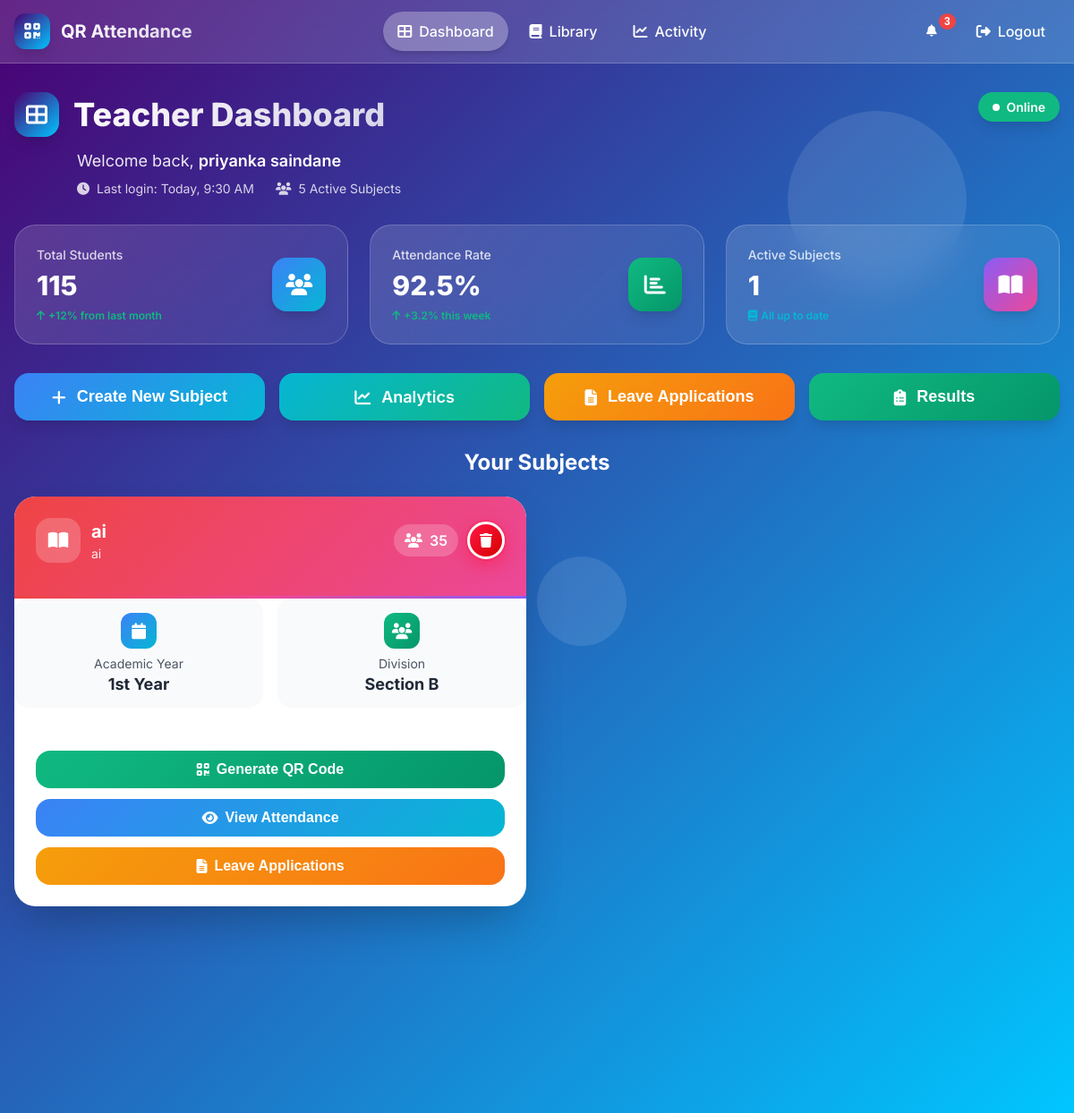
The page /teacher_dashboard (signed in) on the database its author committed.
### tables this page shows
CREATE TABLE teachers (
            id INTEGER PRIMARY KEY AUTOINCREMENT,
            teacher_id TEXT UNIQUE NOT NULL,
            name TEXT NOT NULL,
            subject TEXT,
            user_id INTEGER,
            FOREIGN KEY (user_id) REFERENCES users (id)
        );

CREATE TABLE subjects (
            id INTEGER PRIMARY KEY AUTOINCREMENT,
            name TEXT NOT NULL,
            code TEXT,
            academic_year TEXT NOT NULL,
            division TEXT NOT NULL,
            credits INTEGER DEFAULT 3,
            description TEXT,
            semester TEXT,
            department TEXT,
            teacher_id INTEGER NOT NULL,
            created_at TIMESTAMP DEFAULT CURRENT_TIMESTAMP,
            FOREIGN KEY (teacher_id) REFERENCES users (id)
        );

### app.py (the view)
@app.route('/teacher_dashboard')
@login_required
def teacher_dashboard():
    if session.get('role') != 'teacher':
        flash('Access denied. Teacher login required.')
        return redirect(url_for('login'))
    conn = get_db_connection()
    teacher = conn.execute('SELECT name FROM teachers WHERE user_id = ?', (session['user_id'],)).fetchone()
    subjects = conn.execute('''
        SELECT * FROM subjects WHERE teacher_id = ? ORDER BY created_at DESC
    ''', (session['user_id'],)).fetchall()
    conn.close()
    if not teacher:
        flash('Teacher profile not found.')
        return redirect(url_for('login'))
    return render_template('teacher_dashboard.html', teacher_name=teacher['name'], subjects=subjects)

### app.py (called while the page is built)
def get_db_connection():
    conn = sqlite3.connect('attendance.db')
    conn.row_factory = sqlite3.Row
    return conn

def login_required(f):
    from functools import wraps
    @wraps(f)
    def decorated_function(*args, **kwargs):
        if 'user_id' not in session:
            return redirect(url_for('login'))
        return f(*args, **kwargs)
    return decorated_function

### templates/teacher_dashboard.html (shortened to what this page needs)
<!DOCTYPE html>
<html lang="en">
<head>
    <link href="https://cdnjs.cloudflare.com/ajax/libs/font-awesome/6.4.0/css/all.min.css" rel="stylesheet">
</head>
<body>
    <div class="background">
        <div class="bg-gradient"></div>
        <div class="floating-shapes">
            <div class="shape shape-1"></div>
            <div class="shape shape-3"></div>
        </div>
    </div>
    <header class="header">
        <div class="container">
            <div class="header-content">
                <div class="logo">
                    <div class="logo-icon">
                        <i class="fas fa-qrcode"></i>
                    </div>
                    <span class="logo-text">QR Attendance</span>
                </div>
                <nav class="nav">
                    <a href="/teacher_dashboard" class="nav-link active">
                        <i class="fas fa-th-large"></i>
                        <span>Dashboard</span>
                    </a>
                    <a href="/library" class="nav-link">
                        <i class="fas fa-book"></i>
                        <span>Library</span>
                    </a>
                    <a href="/activity" class="nav-link">
                        <i class="fas fa-chart-line"></i>
                        <span>Activity</span>
                    </a>
                </nav>
                <div class="header-actions">
                    <button class="notification-btn">
                        <i class="fas fa-bell"></i>
                        <span class="notification-badge">3</span>
                    </button>
                    <a href="/logout" class="logout-btn">
                        <i class="fas fa-sign-out-alt"></i>
                        <span>Logout</span>
                    </a>
                </div>
            </div>
        </div>
    </header>
    <main class="main">
        <div class="container">
            <div class="dashboard-header">
                <div class="header-left">
                    <div class="dashboard-title">
                        <div class="title-icon">
                            <i class="fas fa-th-large"></i>
                        </div>
                        <h1>Teacher Dashboard</h1>
                    </div>
                    <div class="welcome-section">
                        <p class="welcome-text">
                            Welcome back, <span class="teacher-name">{{ teacher_name or 'Sanket Patil' }}</span>
                        </p>
                        <div class="teacher-stats">
                            <div class="stat-item">
                                <i class="fas fa-clock"></i>
                                <span>Last login: Today, 9:30 AM</span>
                            </div>
                            <div class="stat-item">
                                <i class="fas fa-users"></i>
                                <span>5 Active Subjects</span>
                            </div>
                        </div>
                    </div>
                </div>
                <div class="header-right">
                    <div class="status-indicator">
                        <div class="status-dot"></div>
                        <span>Online</span>
                    </div>
                </div>
            </div>
            <div class="stats-grid">
                <div class="stat-card fade-in">
                    <div class="stat-content">
                        <div class="stat-info">
                            <h3>Total Students</h3>
                            <div class="stat-value">115</div>
                            <div class="stat-trend positive">
                                <i class="fas fa-arrow-up"></i>
                                <span>+12% from last month</span>
                            </div>
                        </div>
                        <div class="stat-icon students">
                            <i class="fas fa-users"></i>
                        </div>
                    </div>
                </div>
                <div class="stat-card fade-in">
                    <div class="stat-content">
                        <div class="stat-info">
                            <h3>Attendance Rate</h3>
                            <div class="stat-value">92.5%</div>
                            <div class="stat-trend positive">
                                <i class="fas fa-arrow-up"></i>
                                <span>+3.2% this week</span>
                            </div>
                        </div>
                        <div class="stat-icon attendance">
                            <i class="fas fa-chart-bar"></i>
                        </div>
                    </div>
                </div>
                <div class="stat-card fade-in">
                    <div class="stat-content">
                        <div class="stat-info">
                            <h3>Active Subjects</h3>
                            <div class="stat-value" id="activeSubjectsCount">{{ subjects|length }}</div>
                            <div class="stat-trend neutral">
                                <i class="fas fa-book"></i>
                                <span>All up to date</span>
                            </div>
                        </div>
                        <div class="stat-icon subjects">
                            <i class="fas fa-book-open"></i>
                        </div>
                    </div>
                </div>
            </div>
            <div class="action-buttons">
                <button class="action-btn create-subject" onclick="openCreateSubjectModal()">
                    <i class="fas fa-plus"></i>
                    <span>Create New Subject</span>
                </button>
                <a href="/analytics" class="action-btn analytics">
                    <i class="fas fa-chart-line"></i>
                    <span>Analytics</span>
                </a>
                <button class="action-btn leave-applications" onclick="openLeaveApplicationsModal()">
                    <i class="fas fa-file-alt"></i>
                    <span>Leave Applications</span>
                </button>
                <button class="action-btn results" onclick="openResultsModal()">
                    <i class="fas fa-clipboard-list"></i>
                    <span>Results</span>
                </button>
            </div>
            <div class="subjects-section">
                <h2 class="section-title">Your Subjects</h2>
                <div class="subjects-grid">
                    {% if subjects %}
                        {% for subject in subjects %}
                        <div class="subject-card fade-in">
                            <div class="subject-header">
                                <div class="subject-info">
                                    <div class="subject-title">
                                        <div class="subject-icon">
                                            <i class="fas fa-book-open"></i>
                                        </div>
                                        <div class="subject-details">
                                            <h3>{{ subject.name }}</h3>
                                            <p>{{ subject.description or 'No description' }}</p>
                                        </div>
                                    </div>
                                    <div style="display: flex; align-items: center; gap: 10px;">
                                        <div class="student-count">
                                            <i class="fas fa-users"></i>
                                            <span>35</span>
                                        </div>
                                        <button class="delete-icon" onclick="deleteSubject({{ subject.id }}, '{{ subject.name }}')" title="Delete Subject">
                                            <i class="fas fa-trash"></i>
                                        </button>
                                    </div>
                                </div>
                            </div>
                            <div class="subject-meta">
                                <div class="meta-item">
                                    <div class="meta-icon academic">
                                        <i class="fas fa-calendar"></i>
                                    </div>
                                    <div class="meta-label">Academic Year</div>
                                    <div class="meta-value">{{ subject.academic_year }}</div>
                                </div>
                                <div class="meta-item">
                                    <div class="meta-icon division">
                                        <i class="fas fa-users"></i>
                                    </div>
                                    <div class="meta-label">Division</div>
                                    <div class="meta-value">{{ subject.division }}</div>
                                </div>
                            </div>
                            <div class="subject-actions">
                                <button class="subject-btn qr" onclick="openQRModal('{{ subject.name }}', {{ subject.id }})">
                                    <i class="fas fa-qrcode"></i>
                                    Generate QR Code
                                </button>
                                <button class="subject-btn attendance" onclick="openAttendanceModal({{ subject.id }}, '{{ subject.name }}')">
                                    <i class="fas fa-eye"></i>
                                    View Attendance
                                </button>
                                <button class="subject-btn leave" onclick="openSubjectLeaveModal({{ subject.id }}, '{{ subject.name }}')">
                                    <i class="fas fa-file-alt"></i>
                                    Leave Applications
                                </button>
                            </div>
                        </div>
                        {% endfor %}
                    {% endif %}
                </div>
            </div>
        </div>
    </main>
</body>
</html>

### rows shown on the page
teachers: name "priyanka saindane"
subjects: name "ai", description "ai", academic_year "1st Year", division "Section B"

### other values the page prints
{{ subjects|length }} "1"
